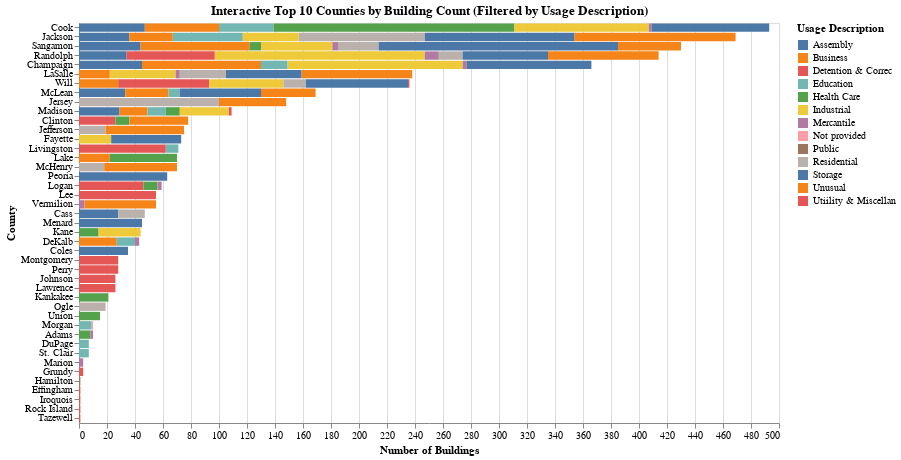

Notebook source saved alongside this figure:
### Markdown cell above
**Interactive Bar Chart: Top 10 Counties by Building Count (Filtered by Usage Description)**

### Code cell
# Create dropdown for filtering by Usage Description
usage_dropdown = alt.binding_select(options=df['Usage Description'].unique(), name='Filter by Usage:')
usage_selection = alt.selection_point(fields=['Usage Description'], bind=usage_dropdown)

# Aggregate data for the bar chart
county_data = df.groupby(['County', 'Usage Description']).size().reset_index(name='Building Count')

# Filter the top 10 counties for each Usage Description
top_counties = county_data.groupby('Usage Description', group_keys=False).apply(
    lambda x: x.nlargest(10, 'Building Count')
)

# Create interactive bar chart
top_county_bar_chart = alt.Chart(top_counties).mark_bar().encode(
    x=alt.X('Building Count:Q', title='Number of Buildings'),
    y=alt.Y('County:N', sort='-x', title='County'),
    color=alt.Color('Usage Description:N', title='Usage Description'),
    tooltip=['County', 'Building Count', 'Usage Description']
).add_selection(
    usage_selection
).transform_filter(
    usage_selection
).properties(
    title="Interactive Top 10 Counties by Building Count (Filtered by Usage Description)",
    width=700,
    height=400
)

# Save the chart as an HTML file
top_county_bar_chart.save("C:\\Users\\naren\\Desktop\\Data visualisation Files\\interactive_bar chart.json")

top_county_bar_chart

### Figure 1 — Vega-Lite specification as saved in the notebook (floating-point values rounded to 4 significant figures)
{"config": {"view": {"continuousWidth": 300, "continuousHeight": 300}}, "data": {"name": "data-6d218c9bb2f7edc3fcae49158ecf2249"}, "mark": {"type": "bar"}, "encoding": {"color": {"field": "Usage Description", "title": "Usage Description", "type": "nominal"}, "tooltip": [{"field": "County", "type": "nominal"}, {"field": "Building Count", "type": "quantitative"}, {"field": "Usage Description", "type": "nominal"}], "x": {"field": "Building Count", "title": "Number of Buildings", "type": "quantitative"}, "y": {"field": "County", "sort": "-x", "title": "County", "type": "nominal"}}, "height": 400, "params": [{"name": "param_3", "select": {"type": "point", "fields": ["Usage Description"]}, "bind": {"input": "select", "options": ["Unusual", "Storage", "Assembly", "Industrial", "Health Care", "Business", "Education", "Mercantile", "Residential", "Detention & Correc", "Utiility & Miscellan", "Not provided", "Public"], "name": "Filter by Usage:"}}], "title": "Interactive Top 10 Counties by Building Count (Filtered by Usage Description)", "transform": [{"filter": {"param": "param_3"}}], "width": 700, "$schema": "https://vega.github.io/schema/vega-lite/v5.20.1.json", "datasets": {"data-6d218c9bb2f7edc3fcae49158ecf2249": [{"County": "Cook", "Usage Description": "Assembly", "Building Count": 47}, {"County": "Champaign", "Usage Description": "Assembly", "Building Count": 45}, {"County": "Menard", "Usage Description": "Assembly", "Building Count": 45}, {"County": "Sangamon", "Usage Description": "Assembly", "Building Count": 44}, {"County": "Jackson", "Usage Description": "Assembly", "Building Count": 36}, {"County": "Coles", "Usage Description": "Assembly", "Building Count": 35}, {"County": "Randolph", "Usage Description": "Assembly", "Building Count": 34}, {"County": "McLean", "Usage Description": "Assembly", "Building Count": 33}, {"County": "Madison", "Usage Description": "Assembly", "Building Count": 29}, {"County": "Cass", "Usage Description": "Assembly", "Building Count": 28}, {"County": "Champaign", "Usage Description": "Business", "Building Count": 85}, {"County": "Sangamon", "Usage Description": "Business", "Building Count": 78}, {"County": "Cook", "Usage Description": "Business", "Building Count": 53}, {"County": "Jackson", "Usage Description": "Business", "Building Count": 31}, {"County": "McLean", "Usage Description": "Business", "Building Count": 31}, {"County": "Will", "Usage Description": "Business", "Building Count": 28}, {"County": "DeKalb", "Usage Description": "Business", "Building Count": 27}, {"County": "LaSalle", "Usage Description": "Business", "Building Count": 22}, {"County": "Lake", "Usage Description": "Business", "Building Count": 22}, {"County": "Madison", "Usage Description": "Business", "Building Count": 20}, {"County": "Will", "Usage Description": "Detention & Correc", "Building Count": 65}, {"County": "Randolph", "Usage Description": "Detention & Correc", "Building Count": 63}, {"County": "Livingston", "Usage Description": "Detention & Correc", "Building Count": 62}, {"County": "Lee", "Usage Description": "Detention & Correc", "Building Count": 55}, {"County": "Logan", "Usage Description": "Detention & Correc", "Building Count": 46}, {"County": "Montgomery", "Usage Description": "Detention & Correc", "Building Count": 28}, {"County": "Perry", "Usage Description": "Detention & Correc", "Building Count": 28}, {"County": "Clinton", "Usage Description": "Detention & Correc", "Building Count": 26}, {"County": "Johnson", "Usage Description": "Detention & Correc", "Building Count": 26}, {"County": "Lawrence", "Usage Description": "Detention & Correc", "Building Count": 26}, {"County": "Jackson", "Usage Description": "Education", "Building Count": 50}, {"County": "Cook", "Usage Description": "Education", "Building Count": 39}, {"County": "Champaign", "Usage Description": "Education", "Building Count": 19}, {"County": "DeKalb", "Usage Description": "Education", "Building Count": 13}, {"County": "Madison", "Usage Description": "Education", "Building Count": 13}, {"County": "Livingston", "Usage Description": "Education", "Building Count": 9}, {"County": "Morgan", "Usage Description": "Education", "Building Count": 9}, {"County": "McLean", "Usage Description": "Education", "Building Count": 8}, {"County": "DuPage", "Usage Description": "Education", "Building Count": 7}, {"County": "St. Clair", "Usage Description": "Education", "Building Count": 7}, {"County": "Cook", "Usage Description": "Health Care", "Building Count": 172}, {"County": "Lake", "Usage Description": "Health Care", "Building Count": 48}, {"County": "Kankakee", "Usage Description": "Health Care", "Building Count": 21}, {"County": "Union", "Usage Description": "Health Care", "Building Count": 15}, {"County": "Kane", "Usage Description": "Health Care", "Building Count": 14}, {"County": "Clinton", "Usage Description": "Health Care", "Building Count": 10}, {"County": "Logan", "Usage Description": "Health Care", "Building Count": 10}, {"County": "Madison", "Usage Description": "Health Care", "Building Count": 10}, {"County": "Adams", "Usage Description": "Health Care", "Building Count": 8}, {"County": "Sangamon", "Usage Description": "Health Care", "Building Count": 8}, {"County": "Randolph", "Usage Description": "Industrial", "Building Count": 150}, {"County": "Champaign", "Usage Description": "Industrial", "Building Count": 125}, {"County": "Cook", "Usage Description": "Industrial", "Building Count": 96}, {"County": "Will", "Usage Description": "Industrial", "Building Count": 53}, {"County": "Sangamon", "Usage Description": "Industrial", "Building Count": 51}, {"County": "LaSalle", "Usage Description": "Industrial", "Building Count": 47}, {"County": "Jackson", "Usage Description": "Industrial", "Building Count": 40}, {"County": "Madison", "Usage Description": "Industrial", "Building Count": 35}, {"County": "Kane", "Usage Description": "Industrial", "Building Count": 30}, {"County": "Fayette", "Usage Description": "Industrial", "Building Count": 23}, {"County": "Randolph", "Usage Description": "Mercantile", "Building Count": 10}, {"County": "Sangamon", "Usage Description": "Mercantile", "Building Count": 4}, {"County": "Vermilion", "Usage Description": "Mercantile", "Building Count": 4}, {"County": "Champaign", "Usage Description": "Mercantile", "Building Count": 3}, {"County": "DeKalb", "Usage Description": "Mercantile", "Building Count": 3}, {"County": "LaSalle", "Usage Description": "Mercantile", "Building Count": 3}, {"County": "Logan", "Usage Description": "Mercantile", "Building Count": 3}, {"County": "Marion", "Usage Description": "Mercantile", "Building Count": 3}, {"County": "Adams", "Usage Description": "Mercantile", "Building Count": 2}, {"County": "Cook", "Usage Description": "Mercantile", "Building Count": 2}, {"County": "Morgan", "Usage Description": "Not provided", "Building Count": 1}, {"County": "Hamilton", "Usage Description": "Public", "Building Count": 1}, {"County": "Jersey", "Usage Description": "Residential", "Building Count": 100}, {"County": "Jackson", "Usage Description": "Residential", "Building Count": 90}, {"County": "LaSalle", "Usage Description": "Residential", "Building Count": 33}, {"County": "Sangamon", "Usage Description": "Residential", "Building Count": 29}, {"County": "Cass", "Usage Description": "Residential", "Building Count": 19}, {"County": "Jefferson", "Usage Description": "Residential", "Building Count": 19}, {"County": "Ogle", "Usage Description": "Residential", "Building Count": 19}, {"County": "McHenry", "Usage Description": "Residential", "Building Count": 18}, {"County": "Randolph", "Usage Description": "Residential", "Building Count": 17}, {"County": "Will", "Usage Description": "Residential", "Building Count": 16}, {"County": "Sangamon", "Usage Description": "Storage", "Building Count": 171}, {"County": "Jackson", "Usage Description": "Storage", "Building Count": 107}, {"County": "Champaign", "Usage Description": "Storage", "Building Count": 89}, {"County": "Cook", "Usage Description": "Storage", "Building Count": 84}, {"County": "Will", "Usage Description": "Storage", "Building Count": 73}, {"County": "Peoria", "Usage Description": "Storage", "Building Count": 63}, {"County": "Randolph", "Usage Description": "Storage", "Building Count": 61}, {"County": "McLean", "Usage Description": "Storage", "Building Count": 58}, {"County": "LaSalle", "Usage Description": "Storage", "Building Count": 54}, {"County": "Fayette", "Usage Description": "Storage", "Building Count": 50}, {"County": "Jackson", "Usage Description": "Unusual", "Building Count": 115}, {"County": "LaSalle", "Usage Description": "Unusual", "Building Count": 79}, {"County": "Randolph", "Usage Description": "Unusual", "Building Count": 79}, {"County": "Jefferson", "Usage Description": "Unusual", "Building Count": 56}, {"County": "McHenry", "Usage Description": "Unusual", "Building Count": 52}, {"County": "Vermilion", "Usage Description": "Unusual", "Building Count": 51}, {"County": "Jersey", "Usage Description": "Unusual", "Building Count": 48}, {"County": "Sangamon", "Usage Description": "Unusual", "Building Count": 45}, {"County": "Clinton", "Usage Description": "Unusual", "Building Count": 42}, {"County": "McLean", "Usage Description": "Unusual", "Building Count": 39}, {"County": "Grundy", "Usage Description": "Utiility & Miscellan", "Building Count": 3}, {"County": "Madison", "Usage Description": "Utiility & Miscellan", "Building Count": 2}, {"County": "Effingham", "Usage Description": "Utiility & Miscellan", "Building Count": 1}, {"County": "Iroquois", "Usage Description": "Utiility & Miscellan", "Building Count": 1}, {"County": "Rock Island", "Usage Description": "Utiility & Miscellan", "Building Count": 1}, {"County": "Tazewell", "Usage Description": "Utiility & Miscellan", "Building Count": 1}, {"County": "Will", "Usage Description": "Utiility & Miscellan", "Building Count": 1}]}}
